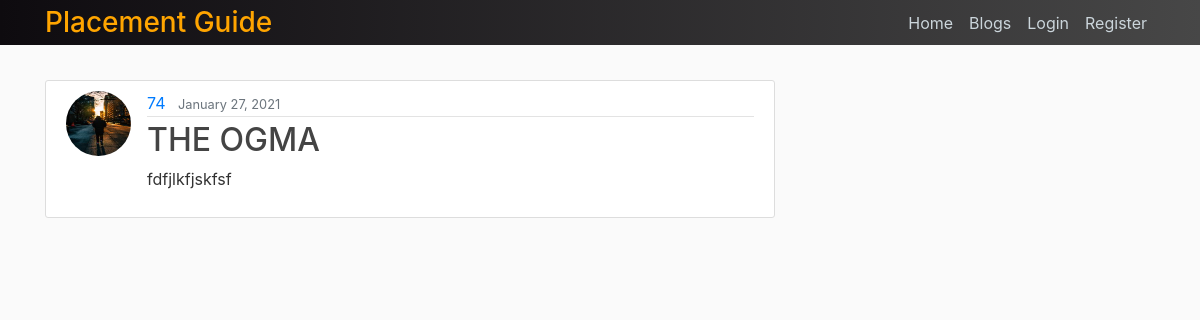
Page /home/placement/post/13/ on the committed database.
### placement/models.py (models this page shows, shortened)
class Post(models.Model):
    title = models.CharField(max_length=100)
    content = models.TextField()
    date_posted = models.DateTimeField(default=timezone.now)
    author = models.ForeignKey(User,on_delete=models.CASCADE)

### user_profile/models.py (models this page shows, shortened)
class Profile(models.Model):
    user = models.OneToOneField(User,on_delete=models.CASCADE)
    image = models.ImageField(default='default.jpg',upload_to='profile_pics') # this upload to tells us the directory name where all the user profile pics will be saved so

### placement/views.py (the view)
# urls.py: path('post/<int:pk>/',PostDetailView.as_view(),name='blog'), # django provides to add variable in our route  pk is variable of type int this link will be used to see the individual post
class PostDetailView(DetailView):  # it will provide the detail of our post
    model = Post # so it will be looking for a template with url <app>/<model>_<viewtype>.html

### placement/templates/placement/post_detail.html (shortened to what this page needs)
{% extends "placement/base.html" %}
{% load static %}
{% block content %}
    <article class="media content-section">
        <img class="rounded-circle article-img" src="{{ object.author.profile.image.url }}">
        <div class="media-body">
            <div class="article-metadata">
                <a class="mr-2" href="{% url 'user-posts' object.author.username %}">{{ object.author }}</a>
                <small class="text-muted">{{ object.date_posted|date:"F d, Y" }}</small>
            </div>
            <h2 class="article-title">{{ object.title }}</h2>
            <p class="article-content">{{ object.content }}</p>
        </div>
    </article>
{% endblock content %}

### static/css/layout.css (style rules this page uses)
body { background: #fafafa; color: #333333; margin-top: 5rem; }
h1, h2, h5, h6 { color: #444444; }
.content-section { background: #ffffff; padding: 10px 20px; border: 1px solid #dddddd; border-radius: 3px; margin-bottom: 20px; }
.article-title { color: #444444; }
.article-content { white-space: pre-line; }
.article-img { height: 65px; width: 65px; margin-right: 16px; }
.article-metadata { padding-bottom: 1px; margin-bottom: 4px; border-bottom: 1px solid #e3e3e3 }

### rows in the picture
Post: author.profile.image (placeholder picture), author "74", date_posted "January 27, 2021", title "THE OGMA", content "fdfjlkfjskfsf"
